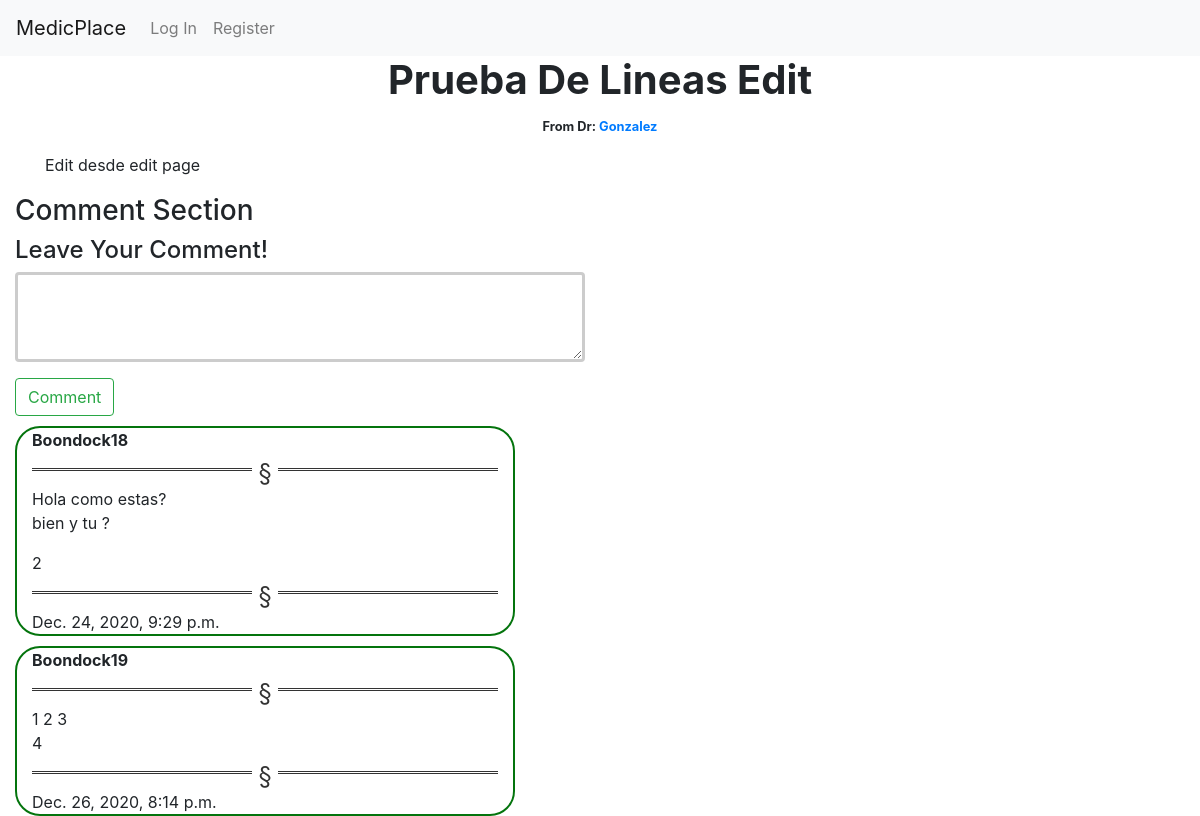
Page /Article/5 on the committed database.
### MedicPlace/models.py (models this page shows, shortened)
class Medic_Article(models.Model):
    user=models.ForeignKey(User,on_delete=models.CASCADE)
    medic=models.ForeignKey(Medic,on_delete=models.CASCADE)
    title=models.CharField(max_length=60)
    content=models.TextField(max_length=2000)

class Medic(models.Model):
    user=models.ForeignKey(User,on_delete=models.CASCADE)
    First_Name=models.CharField(max_length=300)
    Last_Name=models.CharField(max_length=300)
    Clinic=models.CharField(max_length=300)
    age=models.IntegerField()
    rate=models.FloatField(blank=True)
    sum_of_rates=models.IntegerField(default=0)
    num_of_rates=models.IntegerField(default=0)

class Article_comment(models.Model):
    user=models.ForeignKey(User,on_delete=models.CASCADE)
    article=models.ForeignKey(Medic_Article,on_delete=models.CASCADE)
    comment=models.TextField(max_length=300)
    Date=models.DateTimeField(auto_now_add=True)

class User(AbstractUser):
    pass

### MedicPlace/views.py (the view)
# urls.py: path("Article/<int:id>",views.Article_view,name="Article"),
def Article_view(request,id):
    Get_Article=Medic_Article.objects.get(id=id)
    Medics=Medic.objects.all()
    Comments_article=Article_comment.objects.filter(article__id=id)
    try:
        Medic.objects.get(user__id=request.user.id)
        is_medic=True
    except:
        is_medic=False
    if Get_Article.user==request.user:
        is_owner=True
    else:
        is_owner=False
    if request.method=="POST":
        try:
            is_Delete=request.POST["Delete"]
            Get_Article.delete()
            return HttpResponseRedirect(reverse("index"))
        except:
            comment_content=request.POST["comment"]
            New_comment=Article_comment()
            New_comment.user=request.user
            New_comment.article=Get_Article
            New_comment.comment=comment_content
            New_comment.save()
            return HttpResponseRedirect(reverse("Article",kwargs={"id":id}))
    else:
        title=Get_Article.title
        content=Get_Article.content
        Dr_Article=Get_Article.medic.Last_Name
        Dr_Article_id=Get_Article.medic.user.id
        context={"title":title,"content":content,"Medic":Dr_Article,"Medic_id":Dr_Article_id,"Article_target":Get_Article,"is_medic":is_medic,"is_owner":is_owner,"comments":Comments_article}
        return render(request,"MedicPlace/Medic_article.html",context)

### MedicPlace/templates/MedicPlace/Medic_article.html (shortened to what this page needs)
{% extends 'MedicPlace/layout.html' %}
{% load static %}
{% block body %}
    <div class="container">
        <div class="row justify-content-center">
            <div class="col">
                <h1 class="text-center text-capitalize font-weight-bold" id="title_article">{{title}}</h1>
                <div class="row justify-content-end">
                    <div class="col-sm-4 ">
                    </div>
                    <div class="col-sm-4 ">
                    </div>
                    <div class="col-sm-4 ">
                    </div>
                </div>
                <div class="col text-center">
                    <small class="text-capitalize font-weight-bold">From Dr: <a href="{% url 'Data_Sheet' Medic_id %}">{{Medic}}</a></small>
                </div>
            </div>
        </div>
        <div class="row justify-content-center">
            <div class="col">
                <p id="content_article">{{content|linebreaks}}</p>
                <div class="row justify-content-end">
                    <div class="col-sm-4 ">
                    </div>
                    <div class="col-sm-4 ">
                    </div>
                    <div class="col-sm-4 ">
                    </div>
                </div>
            </div>
        </div>
    </div>
    <div class="container-fluid">
        <h3>Comment Section </h3>
        <div class="row">
            <div class="col">
                <H4>Leave Your Comment!</H4>
            </div>
        </div>
        <div class="row">
            <div class="col-sm-6">
                <form method="POST" action="{% url 'Article' Article_target.id %}">
                    <div class="form-group">
                      <textarea class="form-control textarea_comment" name="comment" id="textarea_comment" data-article_id="{{Article_target.id}}" cols="60" rows="3"></textarea>
                    </div>
                    <div >
                        <button type="submit" id="comment-btn" class="btn btn-outline-success">Comment</button>
                    </div>
                  </form>
            </div>
        </div>
        {% for comment in comments %}
            <div class="row">
                <div class="col-sm-5 comment">
                    <div  id="user-comment" class="">
                        <p class="font-weight-bold">{{comment.user}}</p>
                        <hr class="hr-comment">
                    </div>
                    <div id="comment-content-{{comment.id}}">
                        <p >{{comment.comment|linebreaks}}</p>
                    </div>
                    <hr class="hr-comment">
                    <div>
                        <span id="comment-date">{{comment.Date}}</span>
                    </div>
                </div>
            </div>
        {% endfor %}
    </div>
{% endblock %}

### MedicPlace/static/MedicPlace/style.css (style rules this page uses)
.comment { margin-top: 10px; border: solid 2px; margin-left: 15px; border-color:rgb(4, 116, 13); border-radius: 25px; }
hr.hr-comment { overflow: visible; padding: 0; border: none; border-top: medium double #333; color: #333; text-align: center; }
hr.hr-comment:after { content: "§"; display: inline-block; position: relative; top: -0.7em; font-size: 1.5em; padding: 0 0.25em; background: white; }
.textarea_comment { border: 3px solid #cccccc; }

### rows in the picture
Medic_Article: title "Prueba De Lineas Edit", content "Edit desde edit page"
Medic: Last_Name "Gonzalez"
Article_comment: user "Boondock18", comment "Hola como estas? bien y tu ? 2", Date "Dec. 24, 2020, 9:29 p.m."
Article_comment: user "Boondock19", comment "1 2 3 4", Date "Dec. 26, 2020, 8:14 p.m."
